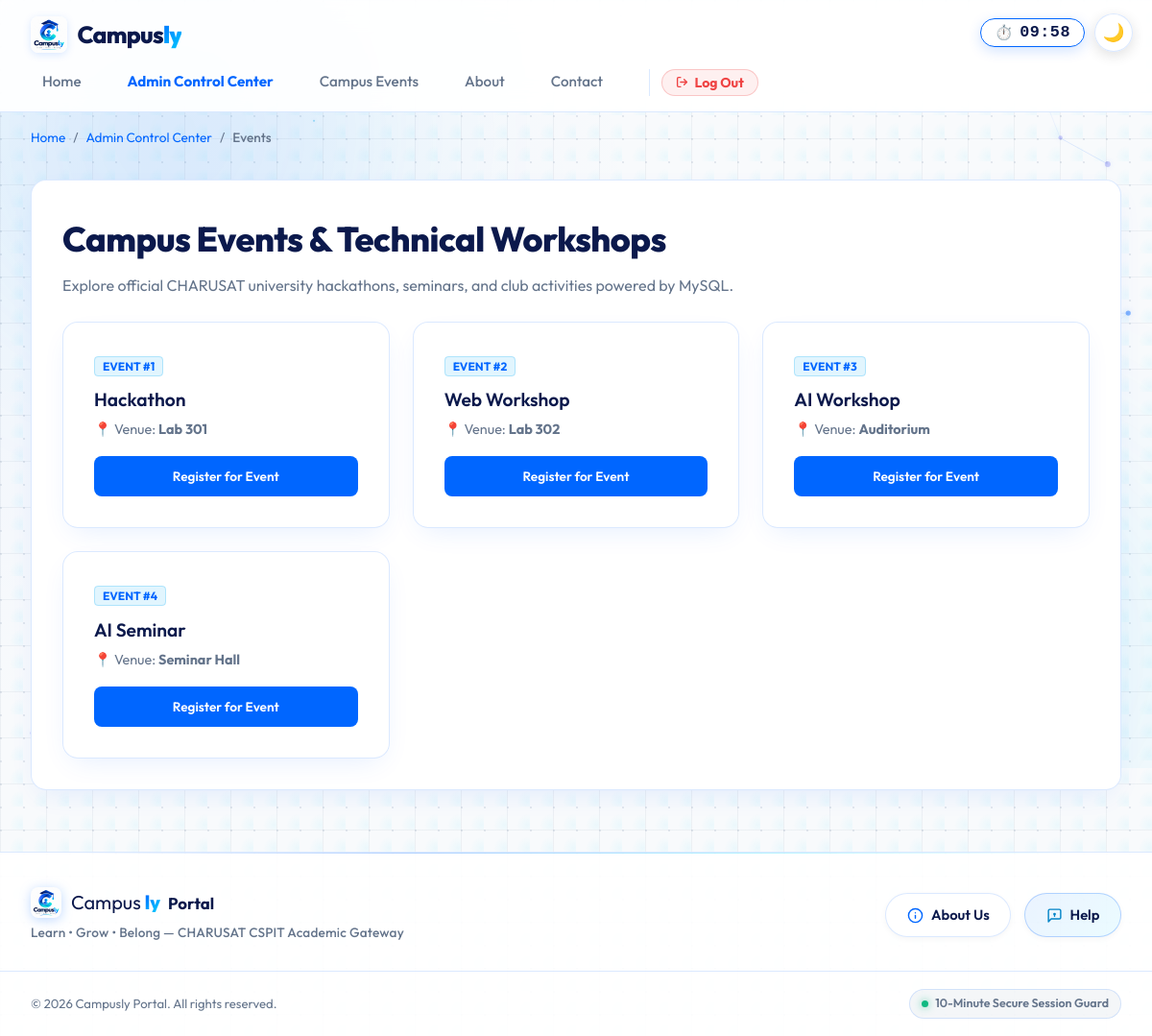
The page /events.php (signed in) on the database its author committed.
### tables this page shows
CREATE TABLE events (
    event_id INT AUTO_INCREMENT PRIMARY KEY,
    event_name VARCHAR(100) NOT NULL,
    venue VARCHAR(100) NOT NULL
);

### events.php (the view, shortened to what this page needs)
<?php
require_once __DIR__ . '/auth.php';
$eventsStmt = $pdo->query("SELECT event_id, event_name, venue FROM events ORDER BY event_id ASC");
$dbEvents = $eventsStmt->fetchAll();
require_once __DIR__ . '/includes/header.php';
?>
  <nav class="breadcrumbs-nav" aria-label="Breadcrumb">
    <ol class="breadcrumbs">
      <li><a href="index.php">Home</a></li>
      <li><a href="<?= ($_SESSION['role'] ?? '') === 'admin' ? 'admin_dashboard.php' : 'dashboard.php' ?>"><?= ($_SESSION['role'] ?? '') === 'admin' ? 'Admin Control Center' : 'Dashboard' ?></a></li>
      <li aria-current="page">Events</li>
    </ol>
  </nav>
  <main id="main-content">
    <section class="panel">
      <h1>Campus Events & Technical Workshops</h1>
      <p>Explore official CHARUSAT university hackathons, seminars, and club activities powered by MySQL.</p>
      <div style="display: grid; grid-template-columns: repeat(auto-fit, minmax(280px, 1fr)); gap: 1.5rem; margin-top: 1.5rem;">
        <?php foreach ($dbEvents as $ev): ?>
          <div class="panel" style="margin-bottom: 0;">
            <span style="background: rgba(56, 189, 248, 0.15); color: var(--primary); border: 1px solid rgba(56, 189, 248, 0.3); font-size: 0.75rem; font-weight: 700; padding: 2px 8px; border-radius: 4px; text-transform: uppercase;">
              Event #<?= htmlspecialchars($ev['event_id']) ?>
            </span>
            <h3 style="margin-top: 0.5rem; margin-bottom: 0.25rem;"><?= htmlspecialchars($ev['event_name']) ?></h3>
            <p style="font-size: 0.9rem; margin-bottom: 1rem;">📍 Venue: <strong><?= htmlspecialchars($ev['venue']) ?></strong></p>
            <button type="button" class="btn btn-primary" style="width: 100%; font-size: 0.85rem;" onclick="alert('You are registered for <?= htmlspecialchars($ev['event_name']) ?>!')">
              Register for Event
            </button>
          </div>
        <?php endforeach; ?>
      </div>
    </section>
  </main>
<?php require_once __DIR__ . '/includes/footer.php'; ?>

### css/styles.css (style rules this page uses)
:root { --bg-color: #f8fafc; --bg-grid-line: rgba(148, 163, 184, 0.12); --bg-dot: rgba(148, 163, 184, 0.22); --bg-gradient: radial-gradient(circle at 10% 20%, rgba(0, 102, 255, 0.04) 0%, transparent 40%), radial-gradient(circle at 90% 80%, rgba(0, 210, 255, 0.05) 0%, transparent 40%); --panel-bg: rgba(255, 255, 255, 0.98); --panel-border: rgba(0, 102, 255, 0.14); --header-bg: rgba(255, 255, 255, 0.92); --input-bg: #ffffff; --input-border: rgba(0, 102, 255, 0.18); --table-th-bg: rgba(0, 102, 255, 0.06); --brand-navy: #0b194c; --brand-navy-light: #162456; --primary: #0066ff; --primary-hover: #0052cc; --accent: #00d2fe; --accent-dark: #0099cc; --accent-hover: #38bdf8; --brand-gradient: linear-gradient(135deg, #0b194c 0%, #0066ff 50%, #00d2fe 100%); --brand-gradient-text: linear-gradient(135deg, #0066ff 0%, #00d2fe 100%); --text-main: #0b194c; --text-body: #1e293b; --text-muted: #64748b; --focus-outline: #0066ff; --card-shadow: 0 10px 30px -10px rgba(0, 102, 255, 0.12); --card-shadow-hover: 0 16px 36px -10px rgba(0, 102, 255, 0.22); --error: #dc2626; --success: #16a34a; --warning: #f59e0b; --radius: 16px; --transition: all 0.3s cubic-bezier(0.4, 0, 0.2, 1); }
*, *::before, *::after { box-sizing: border-box; margin: 0; padding: 0; }
body { font-family: 'Outfit', -apple-system, BlinkMacSystemFont, "Segoe UI", Roboto, sans-serif; background-color: var(--bg-color); background-image: radial-gradient(circle at 1px 1px, var(--bg-dot) 1.2px, transparent 0), linear-gradient(to right, var(--bg-grid-line) 1px, transparent 1px), linear-gradient(to bottom, var(--bg-grid-line) 1px, transparent 1px), var(--bg-gradient); background-size: 24px 24px, 48px 48px, 48px 48px, 100% 100%; background-attachment: fixed; color: var(--text-main); min-height: 100vh; line-height: 1.6; display: flex; flex-direction: column; overflow-x: hidden; position: relative; transition: background-color 0.3s ease, color 0.3s ease; }
header, main, footer, .top-corner-controls, .breadcrumbs-nav, .skip-link { position: relative; z-index: 2; }
.breadcrumbs-nav { max-width: 1200px; width: 100%; margin: 1rem auto 0; padding: 0 2rem; }
.breadcrumbs { display: flex; list-style: none; gap: 0.5rem; font-size: 0.85rem; color: var(--text-muted); }
.breadcrumbs li:not(:last-child)::after { content: "/"; margin-left: 0.5rem; }
.breadcrumbs a { color: var(--primary); text-decoration: none; }
.breadcrumbs li[aria-current="page"] { color: var(--text-muted); font-weight: 500; }
main { max-width: 1200px; width: 100%; margin: 0 auto; padding: 2rem; flex: 1; }
h1 { font-size: 2.25rem; font-weight: 800; margin-bottom: 0.5rem; letter-spacing: -0.5px; }
h3 { font-size: 1.2rem; font-weight: 600; margin-bottom: 0.75rem; }
p { color: var(--text-muted); margin-bottom: 1.5rem; }
.panel { background: var(--panel-bg); border: 1px solid var(--panel-border); box-shadow: var(--card-shadow); backdrop-filter: blur(16px); -webkit-backdrop-filter: blur(16px); border-radius: var(--radius); padding: 2rem; margin-bottom: 2rem; position: relative; }
.btn { display: inline-flex; align-items: center; justify-content: center; padding: 0.75rem 1.5rem; font-weight: 600; border-radius: 8px; border: none; cursor: pointer; transition: var(--transition); text-decoration: none; font-family: inherit; font-size: 0.95rem; }
.btn-primary { background: var(--primary); color: #fff; }

### rows shown on the page
events: event_id "1", event_name "Hackathon", venue "Lab 301"
events: event_id "2", event_name "Web Workshop", venue "Lab 302"
events: event_id "3", event_name "AI Workshop", venue "Auditorium"
events: event_id "4", event_name "AI Seminar", venue "Seminar Hall"
